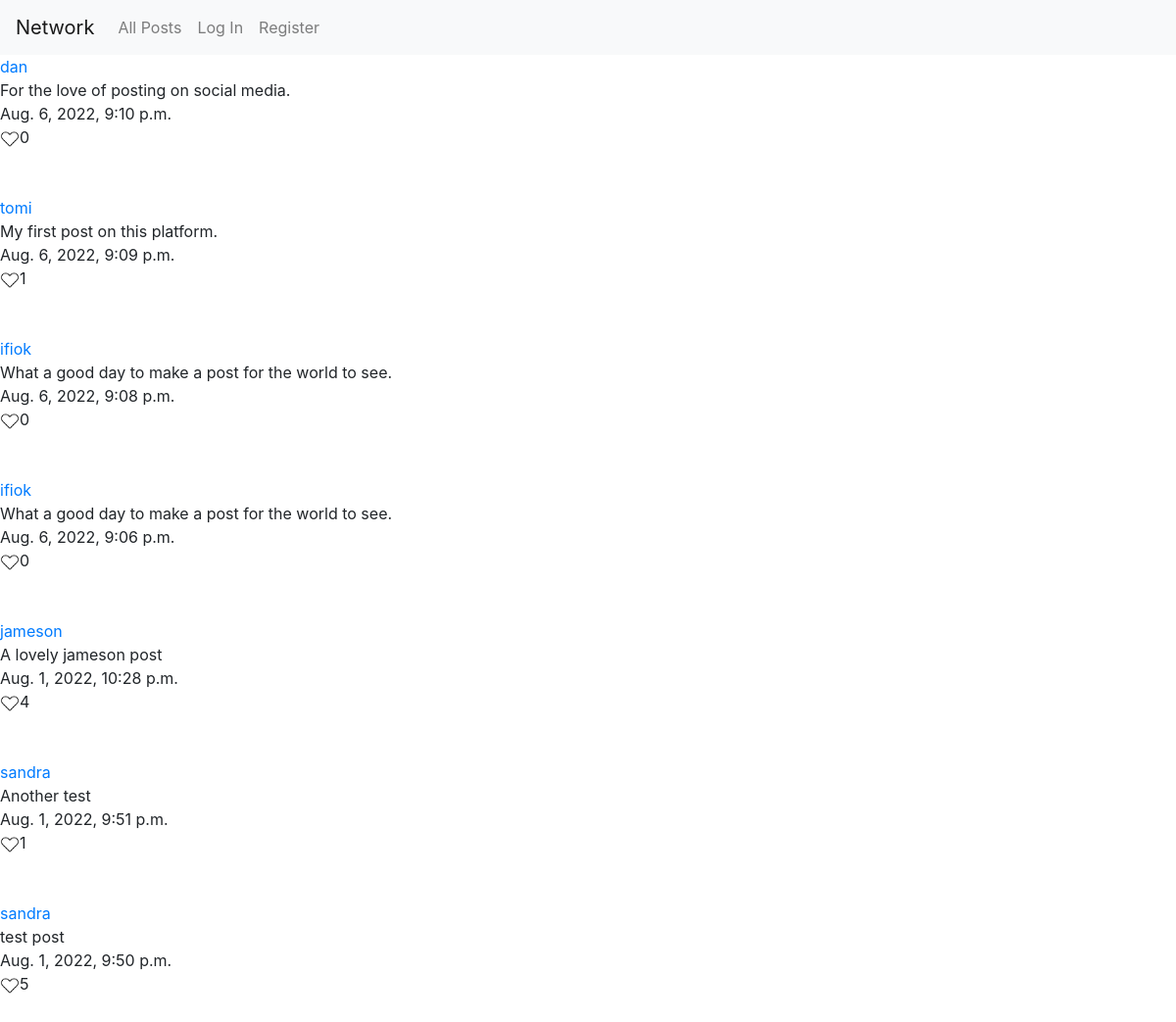
Before: / with the older database file.
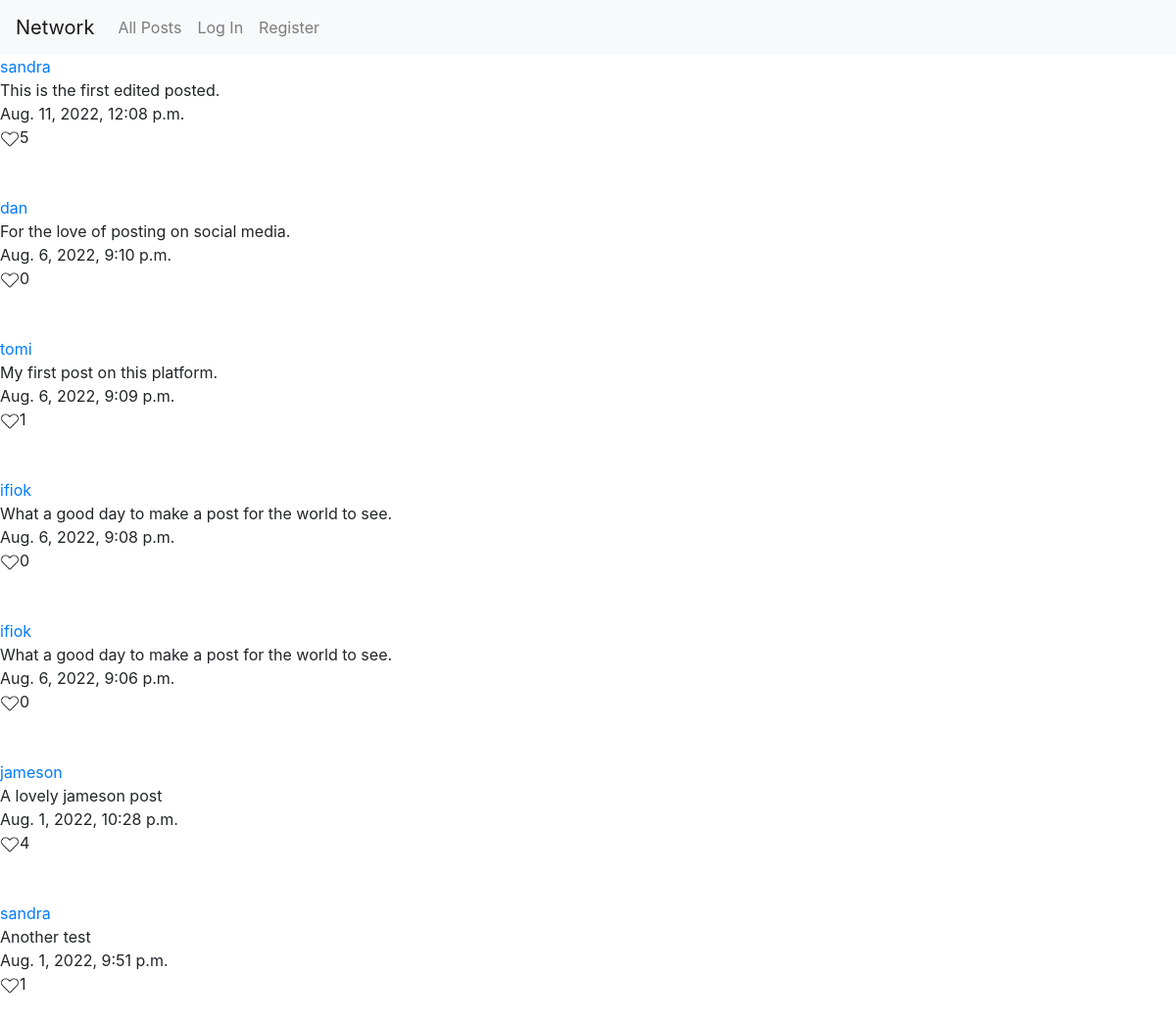
After: the same page with the newer database file.
### network/models.py (models this page shows)
class Post(models.Model):
    post = models.CharField(max_length=255, blank=False, editable=True)
    user = models.ForeignKey(User, related_name="posted_by", on_delete=models.CASCADE)
    timestamp = models.DateTimeField(auto_now=True, null=False)

class User(AbstractUser):
    pass

### network/views.py (the view)
# urls.py: path("", views.index, name="index"),
def index(request):
    posts = Post.objects.all().order_by("-timestamp")
    print(f"The user is {request.user}")
    meta = {
            "components_to_show" : ("make_post","posts")
        }
    return load_posts(request=request, posts=posts, meta_data=meta)

### network/views.py (called while the page is built)
def load_posts(request, posts, user_likes=None,
    meta_data={
        "components_to_show" : None,
        "profile_user" : None,
        "follows_user" : None,
        "followers_count": 0,
        "count_user_follows": 0
    }):
    if request.user.is_authenticated :
        likes = Like.objects.filter(user=request.user)
        user_likes = [like.post.id for like in likes]
    else:
        print("The user is not authenticated.")
    return render(request, "network/index.html", {
        "posts" : posts,
        "user_likes" : user_likes,
        "meta" : meta_data
    })

### network/templates/network/index.html (shortened to what this page needs)
{% extends "network/layout.html" %}
{% load static %}
{% block body %}
    {% if 'posts' in meta.components_to_show %}
        {% for post in posts %}
            <div>
                <div>
                    <a href="{% url 'profile' post.user.username %}">{{post.user}}</a><br/>
                </div>
                <div id="post_div">
                    <div id="post_content">{{post.post}}</div>
                </div>
                <div>
                    <div>{{post.timestamp}}<br/></div>
                    <div>
                        {% if not user.is_authenticated or not post.id in user_likes %}
                            <img src="{% static 'network/img/translike.png' %}" data-postid="{{post.id}}" width="20px" height="20px" class="btn_like"  /><span class="likes">{{post.likes.count}}</span><br/><br/><br/>
                        {% else %}
                            <img src="{% static 'network/img/red.png' %}" data-postid="{{post.id}}" width="20px" height="20px" class="btn_like" /><span class="likes">{{post.likes.count}}</span><br/><br/><br/>
                        {% endif %}
                    </div>
                </div>
            </div>
            {% empty %}
                <br/><br/><br/><h2>No posts to display. Follow other users to see their posts.</h2>
        {% endfor %}
    {% endif %}
{% endblock %}

Changed rows visible on the page:
changed Post: post "test post" → "This is the first edited posted."; timestamp "Aug. 1, 2022, 9:50 p.m." → "Aug. 11, 2022, 12:08 p.m."; moves up the list
